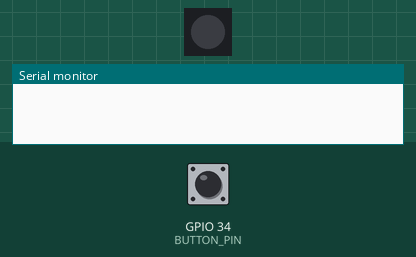
Bench run of a sketch on a simulated ESP32-S3. On the bench: 1 RGB LEDs in strip order, left to right, the last lines printed to the serial monitor. Inputs (shaded band) come from the test bench; at power-on: GPIO 34 (BUTTON_PIN) HIGH. Dim RGB values are drawn brighter than linear; random numbers use the default seed unless the sketch sets one; no radio packets arrive unless stated.

Above: at 1.2 s.
1.3 s: GPIO 34 (BUTTON_PIN) pulled LOW for 0.15 s
At 2.2 s:
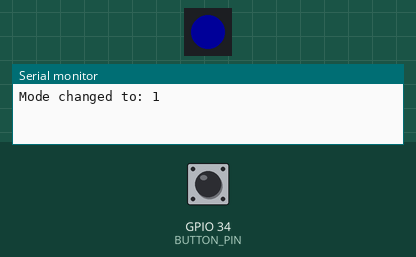
2.9 s: GPIO 34 (BUTTON_PIN) pulled LOW for 1 s
At 4.2 s:
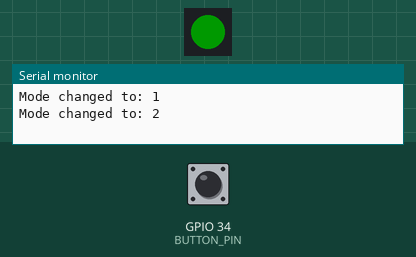
5.4 s: GPIO 34 (BUTTON_PIN) pulled LOW for 0.15 s
At 6.1 s:
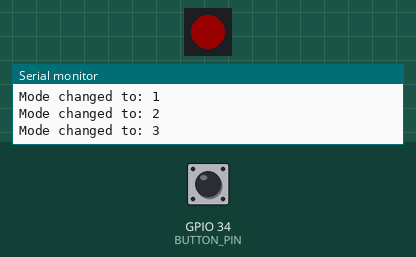
7.0 s: GPIO 34 (BUTTON_PIN) pulled LOW for 3.2 s
At 8.5 s:
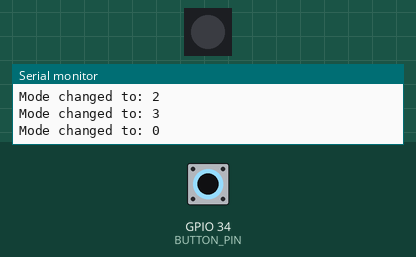
Timing chart, 0 to 10.0 s (numbered marks = the images above; inputs shaded):
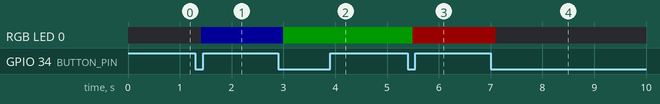

The sketch:

RF-Clown-s3.ino
```cpp
#include "RF24.h"
#include <SPI.h>
#include <ezButton.h>
#include <Adafruit_NeoPixel.h>
#include "esp_bt.h"
#include "esp_wifi.h"

// -------------------- USER CONFIG --------------------
constexpr int BUTTON_PIN = 34;
constexpr int NEOPIXEL_PIN = 4;
constexpr int NUM_PIXELS = 1;
constexpr int SPI_SPEED = 16000000;

// FSPI bus (used as VSPI equivalent on ESP32-S3)
#define FSPI_MISO   13
#define FSPI_MOSI   11
#define FSPI_SCLK   12
#define FSPI_CS     10

// HSPI bus
#define HSPI_MISO   9
#define HSPI_MOSI   8
#define HSPI_SCLK   7
#define HSPI_CS     6
// -----------------------------------------------------

SPIClass *spiFSPI = nullptr;   // VSPI equivalent on S3
SPIClass *spiHSPI = nullptr;

RF24 radioFSPI(15, 5, SPI_SPEED);   // CE=15, CSN=5
RF24 radioHSPI(22, 21, SPI_SPEED);  // CE=22, CSN=21

Adafruit_NeoPixel pixels(NUM_PIXELS, NEOPIXEL_PIN, NEO_GRB + NEO_KHZ800);

int bluetooth_channels[] = {32, 34, 46, 48, 50, 52, 0, 1, 2, 4, 6, 8, 22, 24, 26, 28, 30, 74, 76, 78, 80};
int ble_channels[] = {2, 26, 80};

int currentMode = 0;

ezButton modeButton(BUTTON_PIN);

// -------------------- FUNCTION DECLARATIONS --------------------
void configureRadio(RF24 &radio, int channel, SPIClass *spi);
void handleModeChange();
void executeMode();
void updateNeoPixel();
void jamBLE();
void jamBluetooth();
void jamAll();
// ----------------------------------------------------------------

void setup() {
    Serial.begin(115200);

    // disable WiFi + Bluetooth
    esp_bt_controller_deinit();
    esp_wifi_stop();
    esp_wifi_deinit();
    esp_wifi_disconnect();

    modeButton.setDebounceTime(100);
    pixels.begin();
    pixels.clear();
    pixels.show();

    // ---- FSPI (VSPI equivalent) ----
    spiFSPI = new SPIClass(FSPI);
    spiFSPI->begin(FSPI_SCLK, FSPI_MISO, FSPI_MOSI, FSPI_CS);
    configureRadio(radioFSPI, ble_channels[0], spiFSPI);

    // ---- HSPI ----
    spiHSPI = new SPIClass(HSPI);
    spiHSPI->begin(HSPI_SCLK, HSPI_MISO, HSPI_MOSI, HSPI_CS);
    configureRadio(radioHSPI, bluetooth_channels[0], spiHSPI);
}

void configureRadio(RF24 &radio, int channel, SPIClass *spi) {
    if (radio.begin(spi)) {
        radio.setAutoAck(false);
        radio.stopListening();
        radio.setRetries(0, 0);
        radio.setPALevel(RF24_PA_MAX, true);
        radio.setDataRate(RF24_2MBPS);
        radio.setCRCLength(RF24_CRC_DISABLED);
        radio.startConstCarrier(RF24_PA_HIGH, channel);
    } else {
        Serial.println("RF24 init failed!");
    }
}

void loop() {
    modeButton.loop();
    if (modeButton.isPressed()) {
        handleModeChange();
    }
    executeMode();
}

void handleModeChange() {
    currentMode = (currentMode + 1) % 4;
    Serial.print("Mode changed to: ");
    Serial.println(currentMode);
    updateNeoPixel();
}

void updateNeoPixel() {
    switch (currentMode) {
        case 0:
            pixels.clear();
            pixels.show();
            break;
        case 1:
            pixels.setPixelColor(0, pixels.Color(0, 0, 25));
            pixels.show();
            break;
        case 2:
            pixels.setPixelColor(0, pixels.Color(0, 25, 0));
            pixels.show();
            break;
        case 3:
            pixels.setPixelColor(0, pixels.Color(25, 0, 0));
            pixels.show();
            break;
    }
}

void executeMode() {
    switch (currentMode) {
        case 0:
            delay(100);
            break;
        case 1:
            jamBLE();
            break;
        case 2:
            jamBluetooth();
            break;
        case 3:
            jamAll();
            break;
    }
}

void jamBLE() {
    int randomIndex = random(0, sizeof(ble_channels) / sizeof(ble_channels[0]));
    int channel = ble_channels[randomIndex];
    radioFSPI.setChannel(channel);
    radioHSPI.setChannel(channel);
}

void jamBluetooth() {
    int randomIndex = random(0, sizeof(bluetooth_channels) / sizeof(bluetooth_channels[0]));
    int channel = bluetooth_channels[randomIndex];
    radioFSPI.setChannel(channel);
    radioHSPI.setChannel(channel);
}

void jamAll() {
    if (random(0, 2)) {
        jamBluetooth();
    } else {
        jamBLE();
    }
}
```

Measured:
- after the input at 1.3 s, RGB LED 0: off → RGB(0, 0, 25) after 0.11 s
- after the input at 2.9 s, RGB LED 0: RGB(0, 0, 25) → RGB(0, 25, 0) after 0.10 s
- after the input at 5.4 s, RGB LED 0: RGB(0, 25, 0) → RGB(25, 0, 0) after 0.10 s
- after the input at 7.0 s, RGB LED 0: RGB(25, 0, 0) → off after 0.10 s
